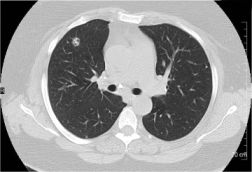
#> input picture lab5/CTScan.jpg, 252 x 172 px, found by its file name
$ python ct.py
#> lines starting #> are read from the running program, lines starting #| are printed output that depends on the picture; long printed decimals are rounded
from PIL import Image
import numpy as np
img = Image.open(r'D:\Lab\Telecommunication Lab\lab5\CTScan.jpg') # image extension *.png,*.jpg
#> img is the input picture: PIL image 252x172 RGB; min 0, max 255, mean 148.3
new_width  = 270
new_height = 480
img = img.resize((new_width, new_height))
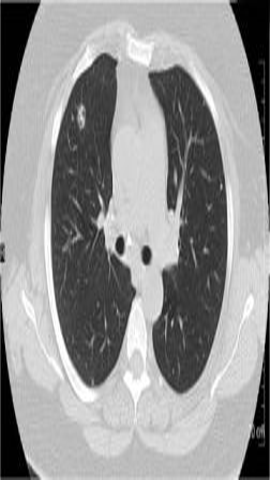
#> img: PIL image 270x480 RGB; min 0, max 255, mean 148.3
img.save(r'D:\Lab\Telecommunication Lab\lab5\CTScanResult.jpg') # format may what u want ,*.png,*jpg,*.gif
from skimage.io import imread
#from skimage.color import rgb2gray
mountain_r = imread(r'D:\Lab\Telecommunication Lab\lab5\CTScanResult.jpg')
#> mountain_r: shape (480, 270, 3); min 0, max 255, mean 148.3
#Plot
import matplotlib.pyplot as plt
plt.figure(0)
plt.imshow(mountain_r,cmap="gray")
plt.title("Resized Image")
plt.show()
import cv2
img = cv2.imread(r'D:\Lab\Telecommunication Lab\lab5\CTScanResult.jpg',0)
#> img: shape (480, 270); min 0, max 255, mean 148.3
arr = np.array(img)
data = np.reshape(arr, (1,np.product(arr.shape)))[0]
def mean(numbers):
    return float(sum(numbers)) / max(len(numbers), 1)
meandata = mean(data)
#> meandata = 148.3
stddata = np.std(data)
#> stddata = 73.33
x= meandata+(4*stddata)
#> x = 441.6
c = np.arange(0, x, 1)
#> c = 442 values from 0 to 441
k = len(c)
#> k = 442
i = len(data)
#> i = 129600
plt.figure(1)
hist,bin = np.histogram(data,c)
#> hist = 441 values, max 4628 at index 187, min 0 at index 256, mean 293.9; bin = 442 values from 0 to 441
y = len(hist)
#> y = 441
w = np.arange(0, x-1, 1)
#> w = 441 values from 0 to 440
r = hist/i
#> r = 441 values, max 0.0357 at index 187, min 0 at index 256, mean 0.00227
plt.bar(w,r)
plt.xlabel('Grayscale Value')
plt.ylabel('Probability')
plt.title("Probability Distribution")
plt.show()
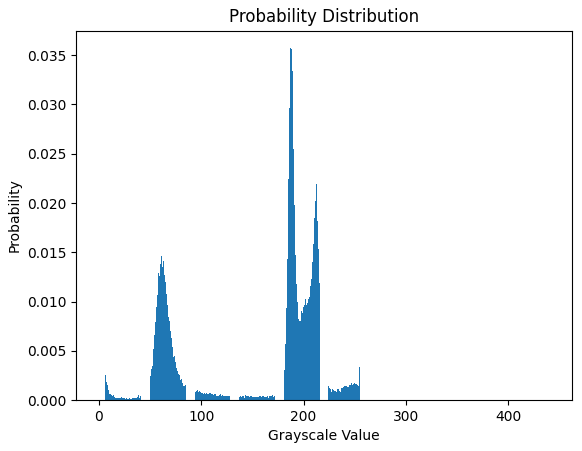
#> figure drawn by matplotlib, 1 panel; tallest bar 0.0357 high, from x = 186.6 to 187.4
plt.figure(2)
plt.hist(img.ravel(),256,[0,256])
plt.ylabel('Number of pixel')
plt.xlabel('Intensity Value')
plt.plot([40,40],[0,4000],'-k')
plt.plot([90,90],[0,4000],'-k')
plt.title("Histogram")
plt.show()
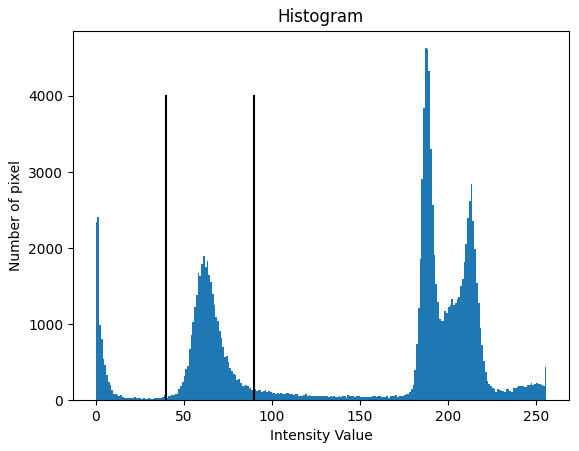
#> figure drawn by matplotlib, 1 panel; tallest bar 4628 high, from x = 187 to 188

img = cv2.imread(r'D:\Lab\Telecommunication Lab\lab5\CTScanResult.jpg',0)
arr = np.array(img)
data = np.reshape(arr, (1,np.product(arr.shape)))[0]

m = len(data)
#> m = 129600
epsilon = 1.0e-4 # แก้ Epsilon
difference = epsilon
counter = 0
def mean(numbers):
    return float(sum(numbers)) / max(len(numbers), 1)
c = 4 # แก้ C

from numpy.random import seed
from numpy.random import rand

seed(1)

mu_est = 2*mean(data)*np.sort(rand(c,1))
#> mu_est = [123.7, 213.6, 0.0339, 89.66]

sigma_est = np.ones(c)*np.std(data)
#> sigma_est = [73.33, 73.33, 73.33, 73.33]

p_est = np.ones(c)/c

def gaussian_norm_density(x, mu, sig):
    return np.exp(-np.power(x - mu, 2.) / (2 * np.power(sig, 2.)))/(sig * np.sqrt(2 * np.pi))
d = max(data)
#> d = 255

xl = np.arange(0, d*3,0.1)
#> xl = 7650 values from 0 to 764.9


p1_est = p_est[0] * gaussian_norm_density(xl, mu_est[0], sigma_est[0]); # แก้ตาม C
#> p1_est = 7650 values, max 0.00136 at index 1237, min 3.4e-20 at index 7649, mean 0.000312
p2_est = p_est[1] * gaussian_norm_density(xl, mu_est[1], sigma_est[1]);
#> p2_est = 7650 values, max 0.00136 at index 2136, min 7.28e-16 at index 7649, mean 0.000326
p3_est = p_est[2] * gaussian_norm_density(xl, mu_est[2], sigma_est[2]);
#> p3_est = 7650 values, max 0.00136 at index 0, min 3.25e-27 at index 7649, mean 0.000164
p4_est = p_est[3] * gaussian_norm_density(xl, mu_est[3], sigma_est[3]);
#> p4_est = 7650 values, max 0.00136 at index 897, min 5.28e-22 at index 7649, mean 0.000291
plt.figure(3)
plt.plot(xl,p1_est+p2_est+p3_est+p4_est, 'r--',linewidth=2.0) # แก้ตาม C
plt.plot(xl, p1_est, 'g-.', linewidth=2.0);
plt.plot(xl, p2_est, 'g-.', linewidth=2.0);
plt.plot(xl, p3_est, 'g-.', linewidth=2.0);
plt.plot(xl, p4_est, 'g-.', linewidth=2.0);
plt.xlabel('Grayscale Value')
plt.ylabel('Probability')
plt.title('Gaussian Weight Distribution')
plt.show()
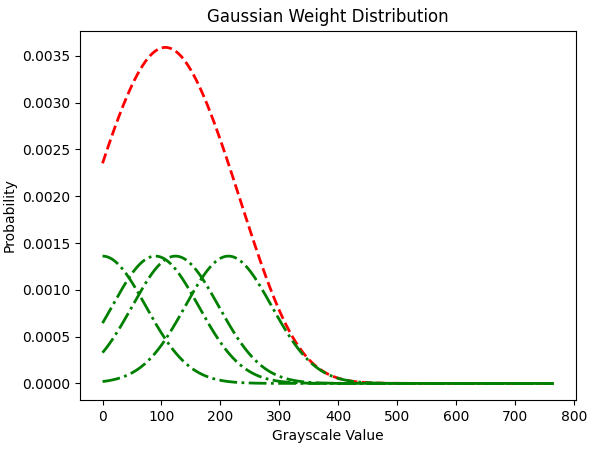
#> figure drawn by matplotlib, 1 panel; curve peaks at x = 106.5, y = 0.00359; curve peaks at x = 123.7, y = 0.00136; curve peaks at x = 213.6, y = 0.00136

clas = []
ok = []
while np.any(difference >= epsilon) and (counter < 25000):
    for j in range(0, c):

        clas.insert(j, p_est[j] * gaussian_norm_density(data, mu_est[j], sigma_est[j]))

    ok = clas[0] + clas[1] + clas[2] +clas[3]# แก้ตาม C

    for j in range(0, c):
        clas[j] = clas[j] / ok
    mu_est_old = mu_est
    sigma_est_old = sigma_est
    p_est_old = p_est
    mu_est = []
    sigma_est = []
    p_est = []
    for j in range(0, c):
        mu_est.insert(j, sum((clas[j]) * data) / sum(clas[j]))
        sigma_est.insert(j, np.sqrt(sum((clas[j]) * np.power((data - mu_est[j]), 2)) / sum(clas[j])))
        p_est.insert(j, mean(clas[j]))

    difference = sum(abs(np.subtract(mu_est_old,mu_est)))+sum(abs(np.subtract(sigma_est_old,sigma_est)))\
                 +sum(abs(np.subtract(p_est_old,p_est)))

    print(difference)

    counter = counter + 800
    print('counter =',counter)
#> this loop made 32 passes
#> (mu_est_old, sigma_est_old, difference) on pass 1: ([123.7, 213.6, 0.0339, 89.66], [73.33, 73.33, 73.33, 73.33], [377.3, 464.2, 389.5, 318.3])
#| [377.289 464.203 389.521 318.285 ]
#> after the loop, clas = 128 items; counter = 25600
xl = np.arange(0, d, 0.1)
#> xl = 2550 values from 0 to 254.9

p1_est = p_est[0] * gaussian_norm_density(xl, mu_est[0], sigma_est[0]); # แก้ตาม C
#> p1_est = 2550 values, max 0.000709 at index 1544, min 7.88e-05 at index 0, mean 0.00046
p2_est = p_est[1] * gaussian_norm_density(xl, mu_est[1], sigma_est[1]);
#> p2_est = 2550 values, max 0.0179 at index 1992, min 1.11e-56 at index 0, mean 0.00222
p3_est = p_est[2] * gaussian_norm_density(xl, mu_est[2], sigma_est[2]);
#> p3_est = 2550 values, max 0.0123 at index 632, min 3.5e-136 at index 2549, mean 0.000937
p4_est = p_est[3] * gaussian_norm_density(xl, mu_est[3], sigma_est[3]);
#> p4_est = 2550 values, max 0.0117 at index 20, min 0 at index 856, mean 0.000207
plt.figure(4)
plt.plot(xl, p1_est + p2_est + p3_est + p4_est, 'r--', linewidth=2.0) # แก้ตาม C
plt.plot(xl, p1_est, 'b-.', linewidth=2.0);
plt.plot(xl, p2_est, 'g-.', linewidth=2.0);
plt.plot(xl, p3_est, 'm-.', linewidth=2.0);
plt.plot(xl, p4_est, 'k-.', linewidth=2.0);
plt.plot([40,40],[0,0.017],'-k')
plt.plot([90,90],[0,0.017],'-k')
plt.xlabel('Grayscale Value')
plt.ylabel('Probability')
plt.legend(('Gaussian Mixture','W1','W2','W3','W4'), loc = 'upper left')
plt.title('Gaussian Distribution')
plt.figure(5)
plt.imshow(arr,cmap='gray',vmin=40,vmax=90)
plt.title('Lung Cut')
plt.show()
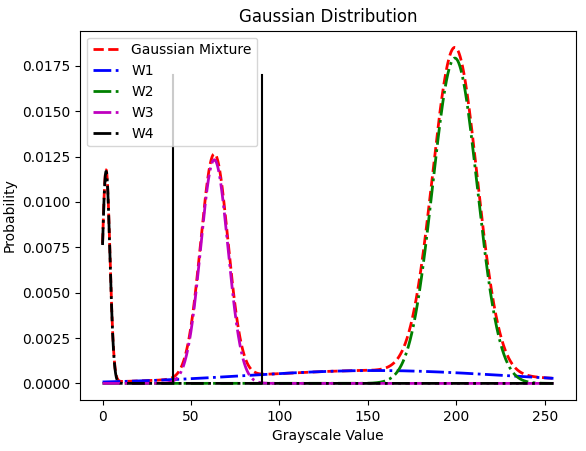
#> figure drawn by matplotlib, 1 panel; curve peaks at x = 199.1, y = 0.0185; curve peaks at x = 154.4, y = 0.000709; curve peaks at x = 199.2, y = 0.0179

$ run again, with lab5/ClassificationGS.jpg copied over lab5/CTScan.jpg
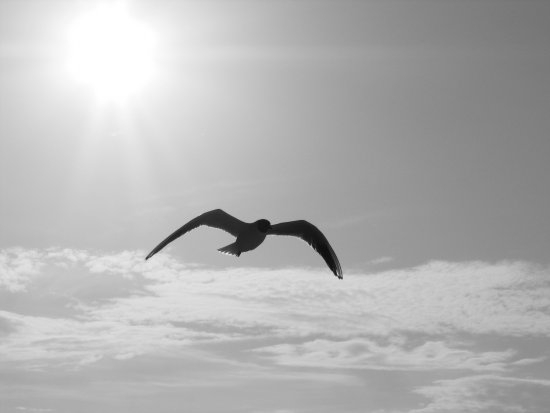
#> input picture lab5/ClassificationGS.jpg, 550 x 413 px, found by its file name
#> img is the input picture: PIL image 550x413 L; min 9, max 255, mean 180.1
#> `img = img.resize((new_width, new_height))`:
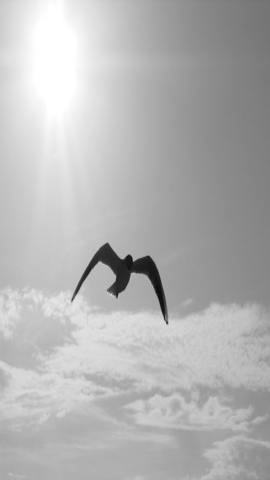
#> img: PIL image 270x480 L; min 13, max 255, mean 180.1
#> meandata = 180.1
#> stddata = 36.05
#> x = 324.3
#> i = 129600
#> hist = 324 values, max 3176 at index 255, min 0 at index 0, mean 400; bin = 325 values from 0 to 324
#> y = 324
#> r = 324 values, max 0.0245 at index 255, min 0 at index 0, mean 0.00309
#> m = 129600
#> mu_est = [150.2, 259.5, 0.0412, 108.9]
#> sigma_est = [36.05, 36.05, 36.05, 36.05]
#> d = 255
#> `p1_est = p_est[0] * gaussian_norm_density(xl, mu_est[0], sigma_est[0]);`: p1_est = 7650 values, max 0.00277 at index 1502, min 1.97e-66 at index 7649, mean 0.000327
#> `p2_est = p_est[1] * gaussian_norm_density(xl, mu_est[1], sigma_est[1]);`: p2_est = 7650 values, max 0.00277 at index 2595, min 5.6e-46 at index 7649, mean 0.000327
#> `p3_est = p_est[2] * gaussian_norm_density(xl, mu_est[2], sigma_est[2]);`: p3_est = 7650 values, max 0.00277 at index 0, min 4.66e-101 at index 7649, mean 0.000164
#> `p4_est = p_est[3] * gaussian_norm_density(xl, mu_est[3], sigma_est[3]);`: p4_est = 7650 values, max 0.00277 at index 1089, min 3.32e-75 at index 7649, mean 0.000326
#> the loop `while np.any(difference >= epsilon) and (counter < 25000):` made 32 passes
#> (mu_est_old, sigma_est_old, difference) on pass 1: ([150.2, 259.5, 0.0412, 108.9], [36.05, 36.05, 36.05, 36.05], [402.7, 487.9, 497.6, 361.1])
#> (printed output is left out)
#> after the loop `while np.any(difference >= epsilon) and (counter < 25000):`: clas = 128 items; counter = 25600
#> `xl = np.arange(0, d, 0.1)`: xl = 2550 values from 0 to 254.9
#> `p1_est = p_est[0] * gaussian_norm_density(xl, mu_est[0], sigma_est[0]);`: p1_est = 2550 values, max 0.0101 at index 1818, min 2.97e-18 at index 0, mean 0.00213
#> `p2_est = p_est[1] * gaussian_norm_density(xl, mu_est[1], sigma_est[1]);`: p2_est = 2550 values, max 0.00401 at index 2118, min 5.24e-17 at index 0, mean 0.00099
#> `p3_est = p_est[2] * gaussian_norm_density(xl, mu_est[2], sigma_est[2]);`: p3_est = 2550 values, max 0.000334 at index 419, min 5.63e-41 at index 2549, mean 5.35e-05
#> `p4_est = p_est[3] * gaussian_norm_density(xl, mu_est[3], sigma_est[3]);`: p4_est = 2550 values, max 0.00724 at index 1382, min 1.9e-46 at index 0, mean 0.000695
#> `plt.show()`:
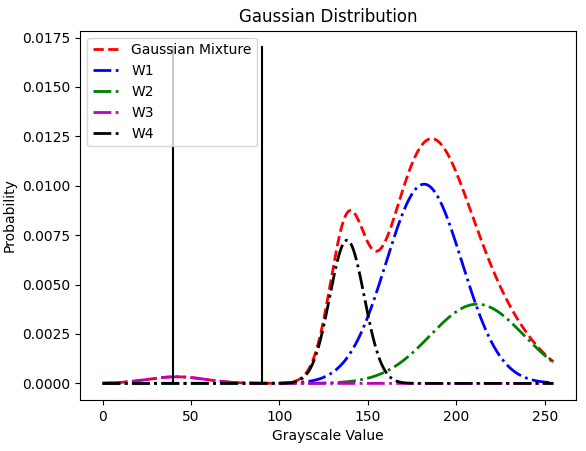
#> figure drawn by matplotlib, 1 panel; curve peaks at x = 186.1, y = 0.0124; curve peaks at x = 181.8, y = 0.0101; curve peaks at x = 211.8, y = 0.00401

$ run again, with lab5/MyFacePic.jpg copied over lab5/CTScan.jpg
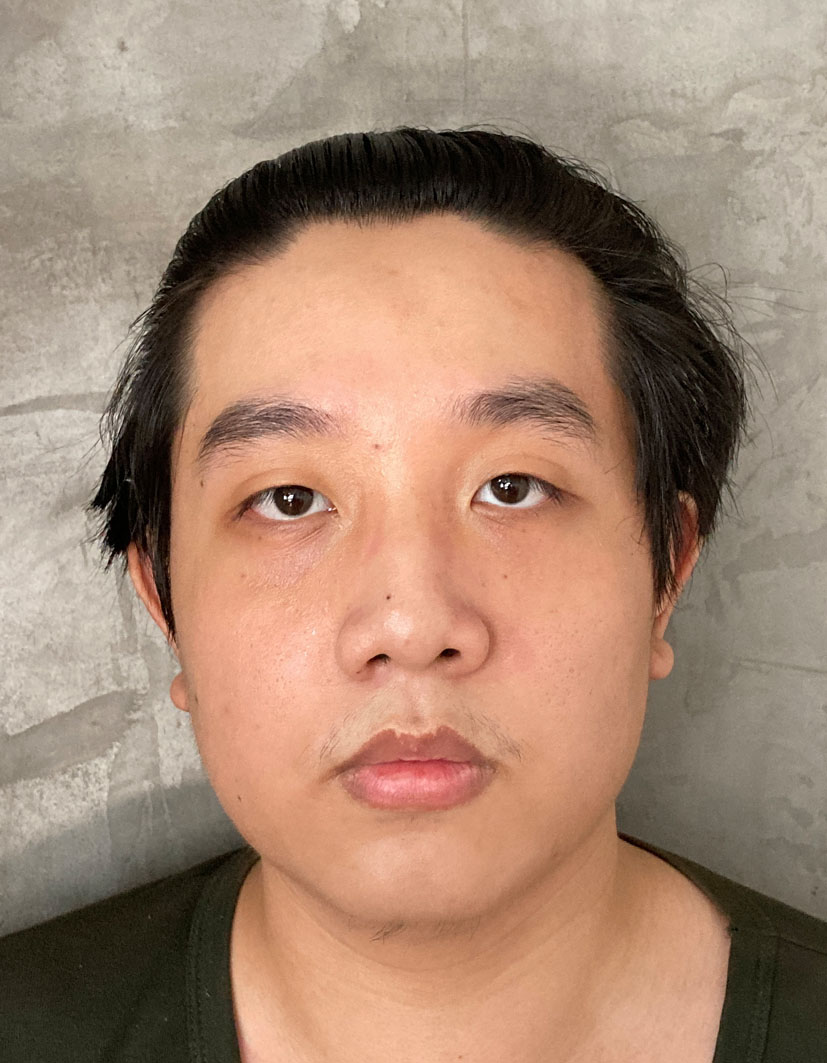
#> input picture lab5/MyFacePic.jpg, 827 x 1063 px, found by its file name
#> img is the input picture: PIL image 827x1063 RGB; mean R, G, B 164.2, 134, 113.8
#> `img = cv2.imread(r'D:\Lab\Telecommunication Lab\lab5\CTScanResult.jpg'..`:
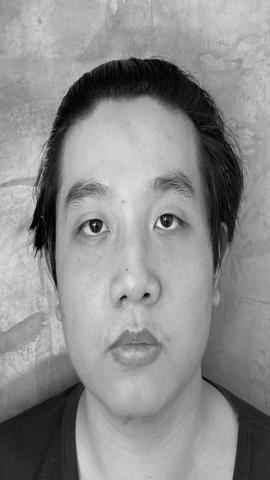
#> img: shape (480, 270); min 0, max 250, mean 140.8
#> meandata = 140.8
#> stddata = 55.04
#> x = 361
#> i = 129600
#> hist = 360 values, max 1797 at index 180, min 0 at index 230, mean 360; bin = 361 values from 0 to 360
#> y = 360
#> r = 360 values, max 0.0139 at index 180, min 0 at index 230, mean 0.00278
#> m = 129600
#> mu_est = [117.4, 202.9, 0.0322, 85.14]
#> sigma_est = [55.04, 55.04, 55.04, 55.04]
#> d = 250
#> `p1_est = p_est[0] * gaussian_norm_density(xl, mu_est[0], sigma_est[0]);`: p1_est = 7500 values, max 0.00181 at index 1174, min 3.84e-32 at index 7499, mean 0.000328
#> `p2_est = p_est[1] * gaussian_norm_density(xl, mu_est[1], sigma_est[1]);`: p2_est = 7500 values, max 0.00181 at index 2029, min 6.4e-25 at index 7499, mean 0.000333
#> `p3_est = p_est[2] * gaussian_norm_density(xl, mu_est[2], sigma_est[2]);`: p3_est = 7500 values, max 0.00181 at index 0, min 8.9e-44 at index 7499, mean 0.000167
#> `p4_est = p_est[3] * gaussian_norm_density(xl, mu_est[3], sigma_est[3]);`: p4_est = 7500 values, max 0.00181 at index 851, min 3.8e-35 at index 7499, mean 0.000313
#> the loop `while np.any(difference >= epsilon) and (counter < 25000):` made 32 passes
#> (mu_est_old, sigma_est_old, difference) on pass 1: ([117.4, 202.9, 0.0322, 85.14], [55.04, 55.04, 55.04, 55.04], [358.3, 412.5, 386.4, 304.4])
#> (printed output is left out)
#> after the loop `while np.any(difference >= epsilon) and (counter < 25000):`: clas = 128 items; counter = 25600
#> `xl = np.arange(0, d, 0.1)`: xl = 2500 values from 0 to 249.9
#> `p1_est = p_est[0] * gaussian_norm_density(xl, mu_est[0], sigma_est[0]);`: p1_est = 2500 values, max 0.00468 at index 1515, min 8.92e-14 at index 0, mean 0.00101
#> `p2_est = p_est[1] * gaussian_norm_density(xl, mu_est[1], sigma_est[1]);`: p2_est = 2500 values, max 0.0114 at index 1779, min 5.46e-28 at index 0, mean 0.00188
#> `p3_est = p_est[2] * gaussian_norm_density(xl, mu_est[2], sigma_est[2]);`: p3_est = 2500 values, max 0.00464 at index 306, min 2.97e-62 at index 2499, mean 0.000612
#> `p4_est = p_est[3] * gaussian_norm_density(xl, mu_est[3], sigma_est[3]);`: p4_est = 2500 values, max 0.00154 at index 1154, min 1.92e-07 at index 2499, mean 0.00049
#> `plt.show()`:
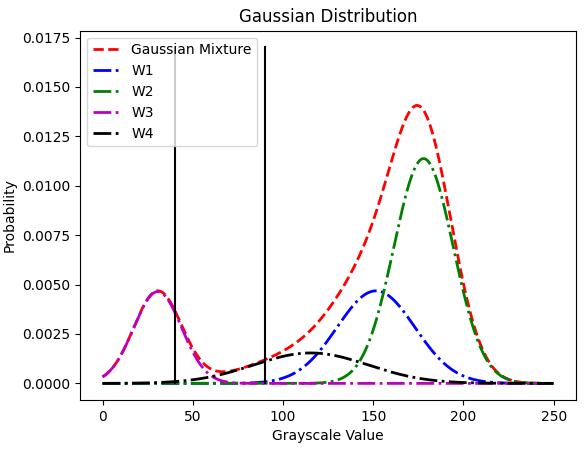
#> figure drawn by matplotlib, 1 panel; curve peaks at x = 174.3, y = 0.0141; curve peaks at x = 151.5, y = 0.00468; curve peaks at x = 177.9, y = 0.0114
